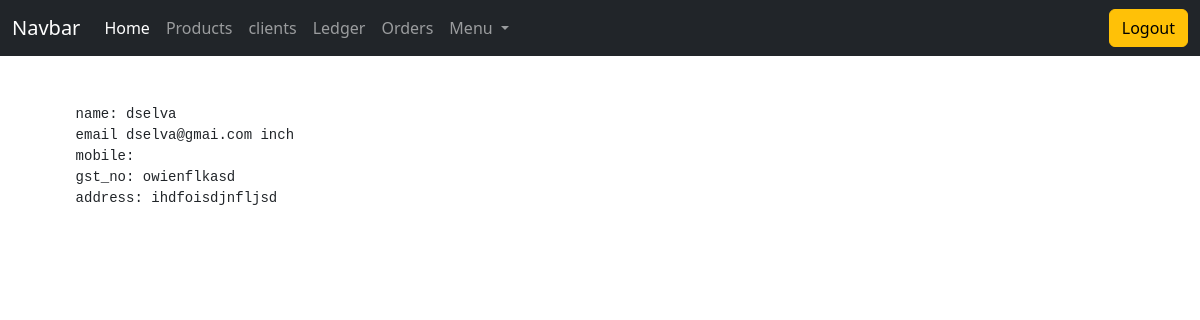
Screenshot of /backend/allclients/ (signed in) with the database file from the repository.
### backend/models.py (models this page shows, shortened)
class ClientsModel(models.Model):
    date = models.DateTimeField(auto_now_add=True)
    name = models.CharField(max_length=20)
    email = models.EmailField(max_length=254,unique=True)
    mobile_no = PhoneNumberField()
    gst_no = models.CharField(max_length=20)
    address = models.TextField()

### backend/views.py (the view)
# urls.py: path('allclients/',ClientsListView.as_view(),name='clients_list'),
class ClientsListView(LoginRequiredMixin,ListView):
    model = ClientsModel

### templates/backend/clientsmodel_list.html
{% extends "backend/base.html" %}
{% block content %}
    {% for object in object_list %}
    <pre style="margin: 0;padding: 0;">
    name: {{ object.name }}
    email {{ object.email }} inch
    mobile: {{ object.moblie }}
    gst_no: {{ object.gst_no }}
    address: {{ object.address }}
    </pre>
    {% empty %}
    <li>No objects yet.</li>
{% endfor %}
{% endblock content %}

### static/style.css (style rules this page uses)
pre { margin: 0; padding: 0; }

### rows the page displays
ClientsModel: name "dselva", email "dselva@gmai.com", gst_no "owienflkasd", address "ihdfoisdjnfljsd"
